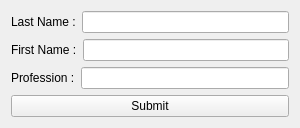
<?xml version="1.0" encoding="UTF-8"?>
<ui version="4.0">
 <class>Widget</class>
 <widget class="QWidget" name="Widget">
  <property name="geometry">
   <rect>
    <x>0</x>
    <y>0</y>
    <width>300</width>
    <height>120</height>
   </rect>
  </property>
  <property name="windowTitle">
   <string>Widget</string>
  </property>
  <layout class="QVBoxLayout" name="verticalLayout">
   <item>
    <layout class="QHBoxLayout" name="horizontalLayout">
     <item>
      <widget class="QLabel" name="label">
       <property name="text">
        <string>Last Name :</string>
       </property>
      </widget>
     </item>
     <item>
      <widget class="QLineEdit" name="lastnameLineEdit"/>
     </item>
    </layout>
   </item>
   <item>
    <layout class="QHBoxLayout" name="horizontalLayout_2">
     <item>
      <widget class="QLabel" name="label_2">
       <property name="text">
        <string>First Name :</string>
       </property>
      </widget>
     </item>
     <item>
      <widget class="QLineEdit" name="firstnameLineEdit"/>
     </item>
    </layout>
   </item>
   <item>
    <layout class="QHBoxLayout" name="horizontalLayout_3">
     <item>
      <widget class="QLabel" name="label_3">
       <property name="text">
        <string>Profession :</string>
       </property>
      </widget>
     </item>
     <item>
      <widget class="QLineEdit" name="professionLineEdit"/>
     </item>
    </layout>
   </item>
   <item>
    <widget class="QPushButton" name="submitButton">
     <property name="text">
      <string>Submit</string>
     </property>
    </widget>
   </item>
  </layout>
 </widget>
 <resources/>
 <connections/>
</ui>
